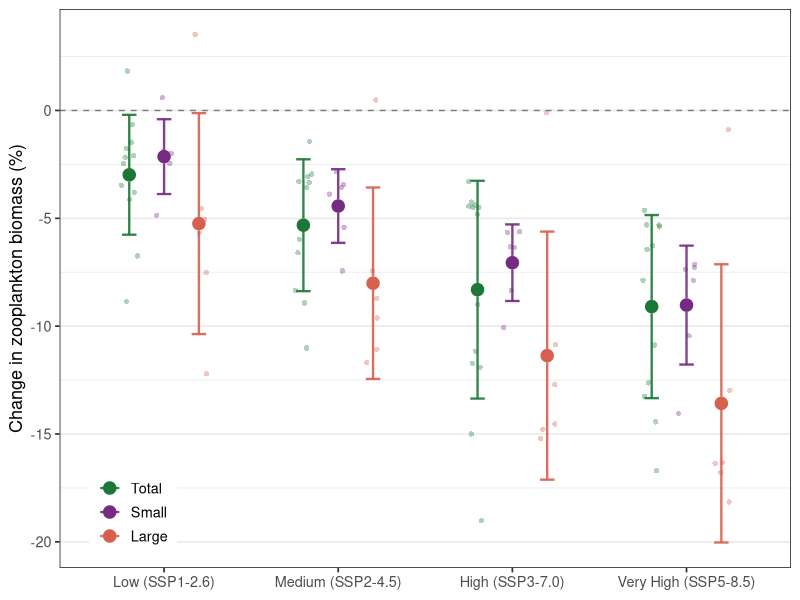
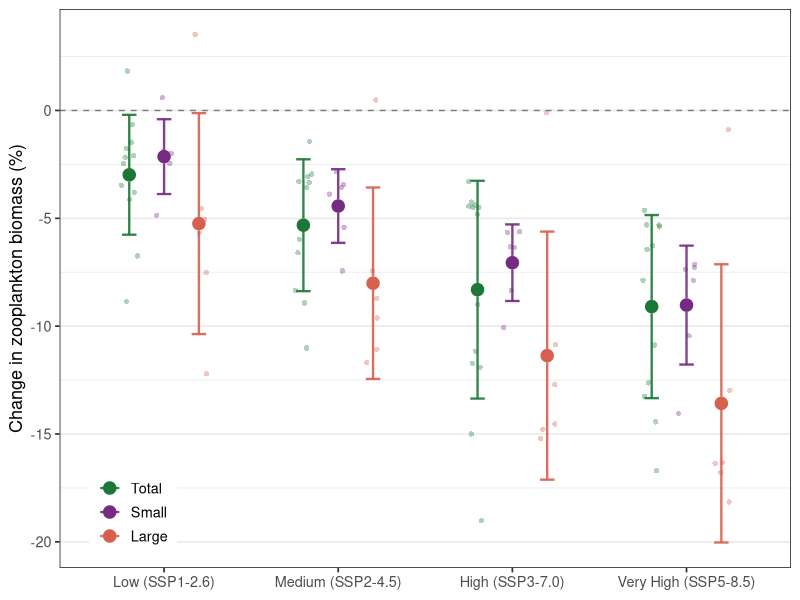

The R script that drew these images, in order:

library(tidyverse)

# ---------------------------------------------------------------------------
# NEW PLOT: Single panel — SSPs on x-axis, mean % change on y-axis,
# grouped by variable (zooc / zmicro / zmeso) within each SSP.
# Summary layer: mean ± SD errorbar + mean point per variable × SSP.
# Background layer: individual model points (jittered, semi-transparent).
# ---------------------------------------------------------------------------

vars <- c("zooc", "zmicro", "zmeso")

# Read the single merged CSV (written by 06_Climate_Review.R).
# Rows with Model == "All models" are the pre-computed multimodel mean ± SD
# summary rows; all other rows are individual model results.
all_dat <- readr::read_csv(
  file.path("Data", "zooplankton_change_summary.csv"),
  show_col_types = FALSE
) %>%
  mutate(
    Variable = factor(Variable, levels = vars),
    Scenario = factor(Scenario),
    Model    = factor(Model)
  )

# Only keep the four "headline" SSPs that appear in the sketch
headline_ssps <- c("ssp126", "ssp245", "ssp370", "ssp585")

# Individual model points — exclude the "All models" summary rows
plot_dat <- all_dat %>%
  filter(Scenario %in% headline_ssps, Model != "All models") %>%
  mutate(
    Scenario = factor(Scenario, levels = headline_ssps),
    Variable = factor(Variable, levels = vars)
  )

# Summary layer: pull the pre-computed multimodel mean ± SD directly from
# the "All models" rows rather than recomputing them here
summary_dat <- all_dat %>%
  filter(Scenario %in% headline_ssps, Model == "All models") %>%
  mutate(
    Scenario = factor(Scenario, levels = headline_ssps),
    Variable = factor(Variable, levels = vars)
  ) %>%
  rename(mean_pct = Mean_percent_change, sd_pct = SD_percent_change)

# Dodge position shared by all layers so individual points, errorbars and
# mean points all align within each SSP group
dodge <- position_dodge(width = 0.6)

# Colour palette for the three variables
var_colours <- c(
  zooc   = "#1b7837",   # dark green  — total zooplankton
  zmicro = "#762a83",   # purple      — microzooplankton
  zmeso  = "#d6604d"    # red-orange  — mesozooplankton
)

p_new <- ggplot(plot_dat,
  aes(x = Scenario, y = Mean_percent_change, colour = Variable, fill = Variable)) +

  # --- background: individual model points (small, semi-transparent) -------
  geom_point(
    aes(group = Variable),
    position = position_jitterdodge(dodge.width = 0.6, jitter.width = 0.25, seed = 42),
    shape  = 16,
    size   = 1.5,
    alpha  = 0.35
  ) +

  # --- foreground: SD errorbars --------------------------------------------
  geom_errorbar(
    data = summary_dat,
    aes(y    = mean_pct,
        ymin = mean_pct - sd_pct,
        ymax = mean_pct + sd_pct,
        group = Variable),
    position = dodge,
    width    = 0.25,
    linewidth = 0.8,
    alpha    = 0.9
  ) +

  # --- foreground: mean point ----------------------------------------------
  geom_point(
    data = summary_dat,
    aes(y = mean_pct, group = Variable),
    position = dodge,
    shape    = 21,
    size     = 3.5,
    stroke   = 0.8,
    colour   = "white",
    fill     = NA          # overridden below via scale_fill_manual
  ) +
  # Filled mean point on top (separate layer so fill shows through white stroke)
  geom_point(
    data = summary_dat,
    aes(y = mean_pct, group = Variable),
    position = dodge,
    shape    = 21,
    size     = 3.5,
    stroke   = 0.8
  ) +

  # --- reference line at zero ----------------------------------------------
  geom_hline(yintercept = 0, linetype = "dashed", colour = "grey50", linewidth = 0.5) +

  # --- scales & labels -----------------------------------------------------
  scale_colour_manual(
    values = var_colours,
    labels = c(zooc = "Total", zmicro = "Small", zmeso = "Large")
  ) +
  scale_fill_manual(
    values = var_colours,
    labels = c(zooc = "Total", zmicro = "Small", zmeso = "Large")
  ) +
  scale_x_discrete(
    labels = c(
      ssp126 = "Low (SSP1-2.6)",
      ssp245 = "Medium (SSP2-4.5)",
      ssp370 = "High (SSP3-7.0)",
      ssp585 = "Very High (SSP5-8.5)"
    )
  ) +
  labs(
    x       = NULL,
    y       = "Change in zooplankton biomass (%)",
    fill = NULL,
    colour = NULL
  ) +
  theme_bw(base_size = 13) +
  theme(
    legend.position  = c(0.1, 0.1),
    legend.direction = "vertical",
    panel.grid.major.x = element_blank()
  )

ggsave("Figures/PercentChange.pdf", plot = p_new, width = 10, height = 6)
ggsave("Figures/PercentChange.png", dpi = 600, plot = p_new, width = 10, height = 6)

# ===========================================================================
# ORIGINAL CODE (commented out — preserved for reference)
# ===========================================================================

# library(tidyverse)
# library(patchwork)
# p <- list()
# 
# # Keep each variable's change-summary tibble around (Model/Scenario/
# # Output_file etc.) for re-use in the spatial-map section below, rather than
# # re-reading the same three CSVs a second time.
# all_dat <- list()
# 
# vars <- c("zooc", "zmicro", "zmeso")
# # vars <- "zooc"
# 
# for (var in vars) {
#   
#   
#   dat <- readr::read_csv(
#     file.path("Data", paste0(var, "_change_summary.csv"))) %>%
#     filter(!str_detect(Model, "CanESM5")) %>% 
#     mutate(Scenario = factor(Scenario),
#     Model = factor(Model))
#     
#     # BUG FIX: aes() uses lazy (delayed) evaluation — mapping a variable
#     # name (e.g. `aes(y = label_y)`) does NOT capture that variable's
#     # current *value* at the moment the layer is built. It only stores a
#     # reference to the name `label_y`, which gets looked up again whenever
#     # the plot is actually drawn/rendered. Since this script loops over
#     # `vars` and reassigns `label_y` (and `y_min`/`y_max`) on every
#     # iteration, all three plots stored in the `p[[var]]` list end up
#     # sharing the SAME final value of `label_y` — whatever it was set to on
#     # the LAST loop iteration — once you print/render them after the loop
#     # finishes. This is why disabling other layers made the mismatch
#     # visible: labels appeared to "disappear" (rendered far off-panel)
#     # because they were using zmeso's y-range, not zooc's/zmicro's own.
#     #
#     # Fix: compute label_y from each var's own data ONCE, then store it as
#     # a column IN `dat` (not a loose variable) before building the plot.
#     # `ggplot(dat, ...)` evaluates and snapshots `dat` immediately, so each
#     # plot object keeps its own independent copy of label_y baked in as
#     # data — completely decoupled from later loop iterations.
#     
#     # Each point needs its own vertical "axis-style" label (the Model name)
#     # sitting below the x axis. Two things are important here:
#     #
#     #   1. Spacing: `position_jitter()` draws a random uniform offset
#     #      independently per point, so with only a dozen or so models per
#     #      Scenario, random chance can leave some points clumped together and
#     #      others spread out (this is expected — jitter is NOT evenly spaced).
#     #      `position_dodge2()` instead deterministically spreads all points
#     #      sharing an x value (Scenario) evenly across the available width,
#     #      based on their `group` (here, Model), giving consistent spacing
#     #      every time.
#     #   2. Alignment: geom_point() and geom_text() must share the *same*
#     #      position object so each label lines up under its point.
#     #
#     #   3. The label itself is anchored at y = -Inf (bottom of the panel) and
#     #      rotated 90 degrees so it reads vertically like an axis tick label.
#     #      `coord_cartesian(clip = "off")` stops it being clipped at the panel
#     #      border, and extra bottom plot margin gives it room to render.
#     dodge_pos <- position_dodge2(width = 0.9, padding = 0)
#     
#     # Vertical dividers between Scenario groups: since Scenario is a discrete
#     # x-axis factor, its levels sit at integer positions 1, 2, 3, ... To draw
#     # a line *between* each pair of adjacent scenarios (rather than through
#     # them), place `geom_vline()` at the half-integer positions 1.5, 2.5, ...
#     n_scenarios <- nlevels(dat$Scenario)
#     scenario_breaks <- seq(1.5, n_scenarios - 0.5, by = 1)
#     
#     # Anchor all Model labels at a single, fixed y position below the axis,
#     # expressed as a real data-coordinate offset (not `y = -Inf` combined
#     # with hjust/vjust > 1). Pushing labels via hjust/vjust beyond 1 offsets
#     # each one along its own rotated text-bounding-box, which is scaled to
#     # that label's individual string length — since Model names differ in
#     # length, this produces inconsistent, "jittered"-looking vertical
#     # offsets. Using a shared numeric y value with standard hjust = 1,
#     # vjust = 1 (the normal alignment for rotated axis-style labels) instead
#     # anchors every label's top-right corner at the exact same y, giving
#     # perfectly consistent alignment regardless of text length.
#     #
#     # The visible y range now needs to cover the full errorbar extents
#     # (Mean +/- SD), not just the point means, otherwise the blue error
#     # bars would be clipped at the panel border.
#     # y_min <- min(dat$Mean_percent_change - dat$SD_percent_change, na.rm = TRUE)
#     # y_max <- max(dat$Mean_percent_change + dat$SD_percent_change, na.rm = TRUE)
#     
#     y_min <- min(dat$Mean_percent_change, na.rm = TRUE)
#     y_max <- max(dat$Mean_percent_change, na.rm = TRUE)
#     
#     y_range <- y_max - y_min
#     label_y <- min(dat$Mean_percent_change, na.rm = TRUE) - 0.3 * y_range
#     
#     # Bake label_y into `dat` as a real column, rather than leaving it as a
#     # loose variable referenced by aes(). See the note above the loop for
#     # why this matters: aes() mappings are evaluated lazily against the
#     # data/environment at render time, and a loop body reuses the same
#     # environment on every iteration, so a loose variable like `label_y`
#     # would resolve to whatever the LAST loop iteration set it to once all
#     # three plots are rendered after the loop finishes. Storing it as a
#     # column makes it part of the `dat` snapshot that `ggplot(dat, ...)`
#     # captures immediately, so each plot keeps its own correct value.
#     dat <- dat %>% mutate(label_y = label_y)
#     all_dat[[var]] <- dat
#     # Per-scenario mean of Mean_percent_change, kept on the same discrete
#     # Scenario x-axis used everywhere else in this plot (rather than
#     # converting Scenario to a numeric position, which would conflict with
#     # the discrete x scale already established by aes(x = Scenario)).
#     scenario_means <- dat %>%
#     group_by(Scenario) %>%
#     summarise(mean_change = mean(Mean_percent_change, na.rm = TRUE), .groups = "drop")
#     
#     p[[var]] <- ggplot(dat, 
#       aes(x = Scenario, 
#         y = Mean_percent_change, 
#         label = Model, 
#         group = Model)) +
#         geom_vline(xintercept = scenario_breaks, color = "grey70") +
#         # geom_crossbar with ymin = ymax = mean_change collapses the box to a
#         # single horizontal line at the mean, spanning the full Scenario
#         # category width (width = 0.9 matches the dodge width used by the
#         # points, so the line lines up with the spread of points above it).
#         geom_crossbar(
#           data = scenario_means,
#           aes(x = Scenario, y = mean_change, ymin = mean_change, ymax = mean_change),
#           inherit.aes = FALSE,
#           width = 0.9,
#           middle.linewidth = 0.8,
#           color = "firebrick"
#         ) +
#         # Error bars showing +/- 1 SD around each point's mean, drawn in blue.
#         # Sharing `dodge_pos` with geom_point() keeps each error bar centered
#         # exactly on its corresponding point.
#         # geom_errorbar(
#         #   aes(ymin = Mean_percent_change - SD_percent_change,
#         #       ymax = Mean_percent_change + SD_percent_change),
#         #   position = dodge_pos,
#         #   width = 0.3,
#         #   color = "blue"
#         # ) +
#         geom_point(position = dodge_pos) +
#         geom_text(
#           aes(y = label_y),
#           position = dodge_pos,
#           angle = 45,
#           hjust = 1,
#           vjust = 1,
#           size = 3
#         ) +
#         labs(x = "Scenario", y = "Mean % change") +
#         ggtitle(var) +
#         # Without pinning ylim, adding a geom_text() below the data range would
#         # cause ggplot to auto-expand the y scale to include the label position,
#         # shifting the whole panel (and the axis line itself) down — which is
#         # what caused the axis to appear misaligned. `coord_cartesian(ylim = ...)`
#         # keeps the visible axis anchored to the true data range, while
#         # `clip = "off"` still allows the labels to render below it.
#         coord_cartesian(ylim = c(y_min, y_max), clip = "off") +
#         theme_bw() +
#         theme(
#           axis.text.x = element_text(margin = margin(t = 5)),
#           axis.title.x = element_blank(),
#           plot.margin = margin(t = 5.5, r = 5.5, b = 80, l = 5.5)
#         )
#         
#       }
#       
#       out <- wrap_plots(p, ncol = 1) 
#       
#       ggsave("Figures/PercentChange.pdf", plot = out, width = 12, height = 8)
